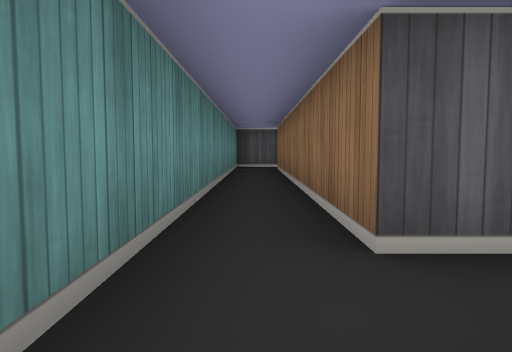
[1] (above)

12 first-person views from a walk through a cub3D level. The camera is about half as high as the walls, tilts 4° down and sees 70° across. The floor is counted in squares. Each view is taken from the middle of a square. On the plan, view 1 faces up. The plan holds only what a view shows up to about 9 squares ahead; the rest is blank.

[2]
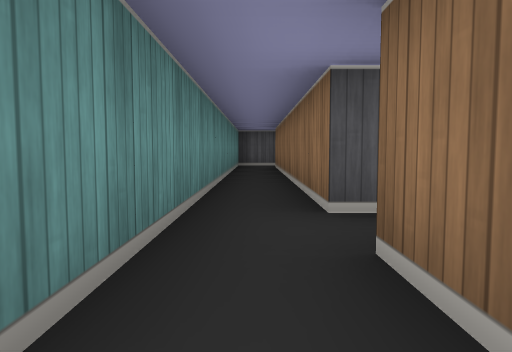

[3]
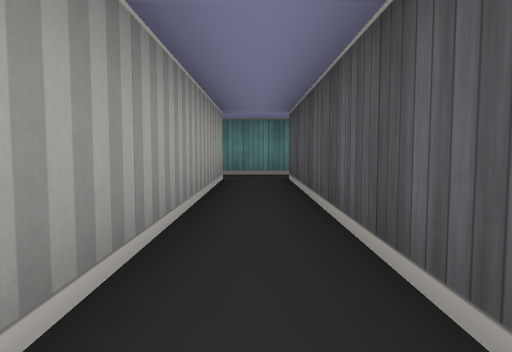

[4]
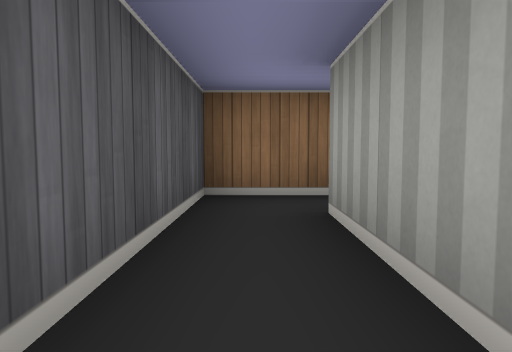

[5]
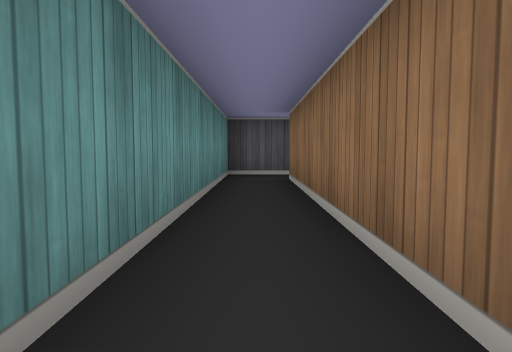

[6]
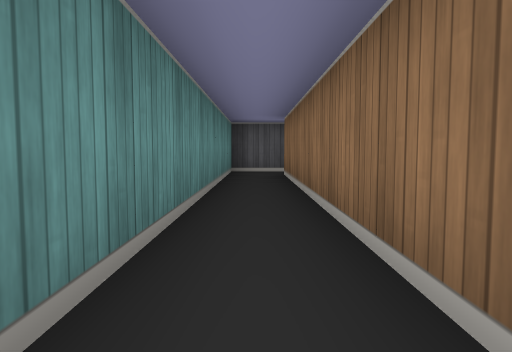

[7]
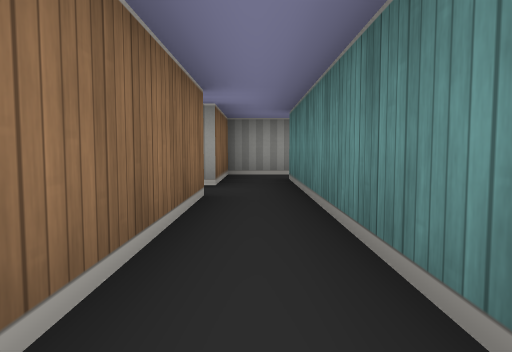

[8]
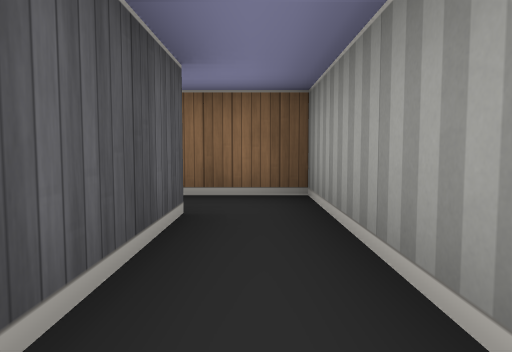

[9]
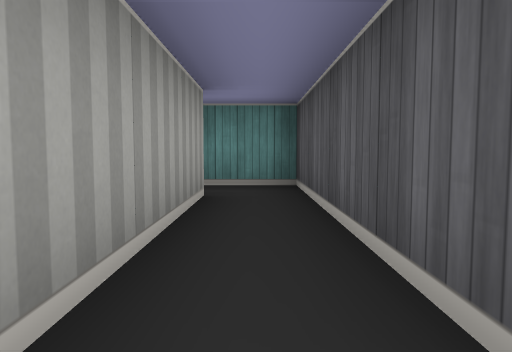

[10]
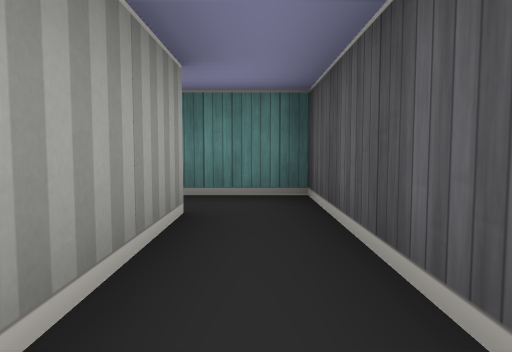

[11]
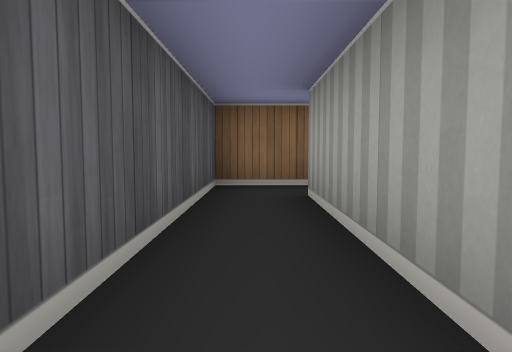

[12]
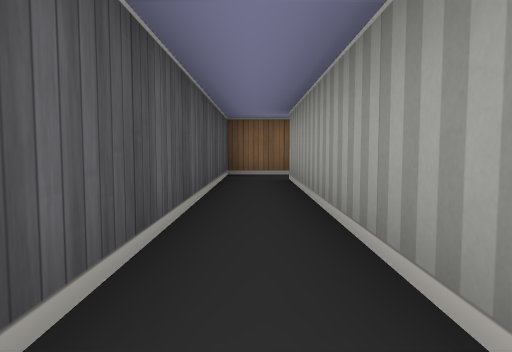

### Floor plan
Points are (right, up) in squares from view 1. A wall is a line through its corners. A room is listed if a view was taken in it or the views show most of it. See-through windows are left out.
Room 1 (views 1, 2, 8, 9)
walls: (-3.5, -1.5) (0.5, -1.5) (0.5, 0.5); (-0.5, 0.5) (-0.5, -0.5) (-4.5, -0.5) (-4.5, -1.8)
ways out: opening at (0, 0) to room 2; opening at (-4, -2)
Room 2 (views 3, 4, 5, 6, 7, 12)
walls: (0.5, 0.5) (5.5, 0.5); (-0.5, 8.5) (-0.5, 0.5); (6.5, 0.2) (6.5, 1.5) (0.5, 1.5) (0.5, 8.5)
ways out: opening at (0, 0) to room 1; opening at (0, 8) to room 3; opening at (6, 0)
Room 3 (views 10, 11)
walls: (0.5, 8.5) (3.5, 8.5); (4.5, 8.2) (4.5, 9.5) (-0.5, 9.5) (-0.5, 8.5)
ways out: opening at (0, 8) to room 2; opening at (4, 8)

Positions as (right, up) in squares from view 1, and headings:
1: (0, 0), facing up
2: (0, -1), facing up
3: (6, 1), facing left
4: (3, 1), facing right
5: (0, 3), facing up
6: (0, 2), facing up
7: (0, 5), facing down
8: (-3, -1), facing right
9: (0, -1), facing left
10: (3, 9), facing left
11: (0, 9), facing right
12: (0, 1), facing right
